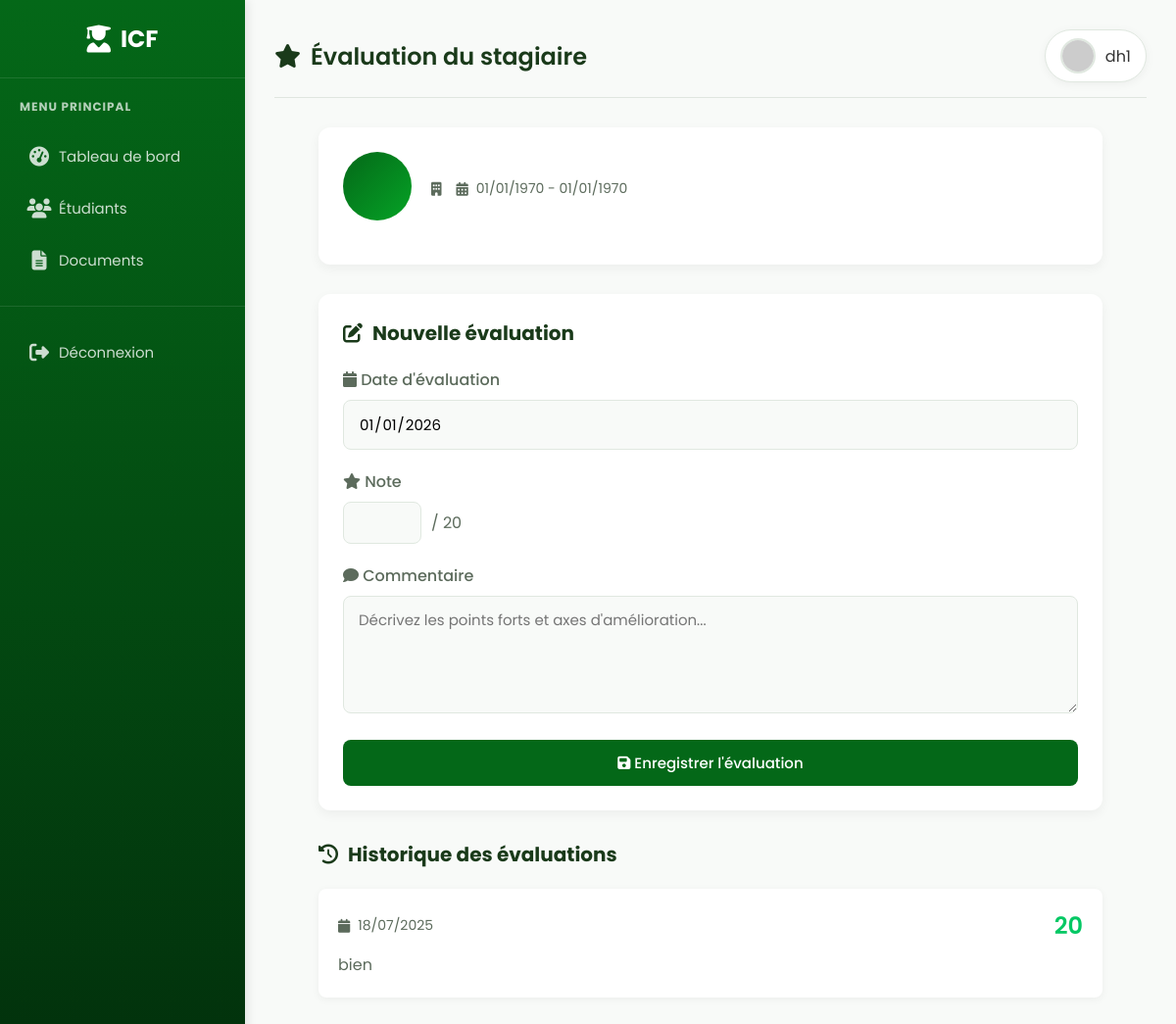
Screenshot of /evaluation.php?id_stage=57 (signed in) with the database file from the repository.
### tables this page shows
CREATE TABLE IF NOT EXISTS `evaluations` (
  `id_eval` int NOT NULL AUTO_INCREMENT,
  `id_stage` int DEFAULT NULL,
  `date` date DEFAULT NULL,
  `note` int DEFAULT NULL,
  `commentaire` text,
  PRIMARY KEY (`id_eval`),
  KEY `id_stage` (`id_stage`)
);

### evaluation.php (the view, shortened to what this page needs)
<?php
$conn = new PDO("mysql:host=localhost;dbname=gestion_stagiaires;charset=utf8", "root", "");
$id_stage = intval($_GET['id_stage']);
$role = $_SESSION['role'];
$stmt = $conn->prepare("SELECT * FROM evaluations WHERE id_stage = ? ORDER BY date DESC");
$stmt->execute([$id_stage]);
$evaluations = $stmt->fetchAll();
$stmt = $conn->prepare("SELECT e.nom, e.prenom, s.date_debut, s.date_fin, ser.nom_service
                       FROM stages s
                       JOIN etudiants e ON s.id_etudiant = e.id_etudiant
                       JOIN services ser ON s.id_service = ser.id_service
                       WHERE s.id_stage = ?");
$stmt->execute([$id_stage]);
$info = $stmt->fetch();
$date = $_GET['date'] ?? date('Y-m-d');
?>
<!DOCTYPE html>
<html lang="fr">
<head>
<link rel="stylesheet" href="https://cdnjs.cloudflare.com/ajax/libs/font-awesome/6.4.0/css/all.min.css">
</head>
<body>
<div class="sidebar">
  <div class="sidebar-header">
    <div class="logo">
      <i class="fas fa-user-graduate"></i>
      <span>ICF</span>
    </div>
  </div>
  <div class="sidebar-menu">
    <h3>Menu Principal</h3>
    <ul>
      <li><a href="dashboard.php"><i class="fas fa-tachometer-alt"></i> <span>Tableau de bord</span></a></li>
      <?php if ($role == 'admin' or $role == 'admin_super'): ?>
         <li><a href="etudiants.php"><i class="fas fa-users"></i> <span>Étudiants</span></a></li>
      <li><a href="documents.php"><i class="fas fa-file-alt"></i> <span>Documents</span></a></li>
      <?php endif; ?>
    </ul>
    <div class="logout">
      <ul>
        <li><a href="logout.php"><i class="fas fa-sign-out-alt"></i> <span>Déconnexion</span></a></li>
      </ul>
    </div>
  </div>
</div>
<div class="main-content">
  <div class="page-header">
    <h1><i class="fas fa-star"></i> Évaluation du stagiaire</h1>
    <div class="user-profile">
      <img src="https://ui-avatars.com/api/?name=<?= urlencode($_SESSION['username'] ?? 'Admin') ?>&background=046818&color=fff" alt="User">
      <span style="font-family: 'Poppins';"><?= htmlspecialchars($_SESSION['username'] ?? 'Admin') ?></span>
    </div>
  </div>
  <div class="content-container" style="font-family: 'Poppins';">
    <div class="student-info-card">
      <div class="student-header">
        <div class="student-avatar" style="font-family: 'Poppins';">
        </div>
        <div class="student-details">
          <div class="student-meta">
            <div class="meta-item" style="font-family: 'Poppins';">
              <i class="fas fa-building"></i> <?= htmlspecialchars($info['nom_service']) ?>
            </div>
            <div class="meta-item" style="font-family: 'Poppins';">
              <i class="fas fa-calendar-alt"></i>
              <?= date('d/m/Y', strtotime($info['date_debut'])) ?> - <?= date('d/m/Y', strtotime($info['date_fin'])) ?>
            </div>
          </div>
        </div>
      </div>
    </div>
    <div class="evaluation-form">
      <h2 class="form-title"><i class="fas fa-edit"></i> Nouvelle évaluation</h2>
      <form method="POST">
        <div class="form-group">
          <label for="date_eval" class="form-label"><i class="fas fa-calendar"></i> Date d'évaluation</label>
          <input type="date" style="font-family: 'Poppins';" id="date_eval" name="date_eval" class="form-control" value="<?= htmlspecialchars($date) ?>" readonly>
        </div>
        <div class="form-group">
          <label for="note" class="form-label"><i class="fas fa-star"></i> Note</label>
          <div class="note-input">
            <input type="number" id="note" name="note" class="form-control" min="0" max="20" step="0.5" required>
            <span>/ 20</span>
          </div>
        </div>
        <div class="form-group">
          <label for="commentaire" class="form-label"><i class="fas fa-comment"></i> Commentaire</label>
          <textarea id="commentaire" style="font-family: 'Poppins';" name="commentaire" class="form-control" placeholder="Décrivez les points forts et axes d'amélioration..."></textarea>
        </div>
        <button type="submit" style="font-family: 'Poppins';" name="save" class="btn btn-primary btn-block">
          <i class="fas fa-save"></i> Enregistrer l'évaluation
        </button>
      </form>
    </div>
    <div class="evaluations-list">
      <h3 class="section-title"><i class="fas fa-history"></i> Historique des évaluations</h3>
      <?php if (count($evaluations) > 0): ?>
        <?php foreach ($evaluations as $eval):
          $noteClass = $eval['note'] >= 16 ? 'note-excellent' :
                     ($eval['note'] >= 12 ? 'note-good' :
                     ($eval['note'] >= 8 ? 'note-average' : 'note-poor'));
        ?>
        <div class="evaluation-card">
          <div class="evaluation-header">
            <div class="evaluation-date">
              <i class="fas fa-calendar"></i> <?= date('d/m/Y', strtotime($eval['date'])) ?>
            </div>
            <div class="evaluation-note <?= $noteClass ?>">
              <?= $eval['note'] ?>
            </div>
          </div>
          <div class="evaluation-comment">
            <?= nl2br(htmlspecialchars($eval['commentaire'])) ?>
          </div>
        </div>
        <?php endforeach; ?>
      <?php endif; ?>
    </div>
  </div>
</div>
</body>
</html>

### rows the page displays
evaluations: date "18/07/2025", note "20", commentaire "bien"

### other values shown
$_SESSION['username'] "dh1"
date('d/m/Y', strtotime($info['date_debut'])) "01/01/1970"
date('d/m/Y', strtotime($info['date_fin'])) "01/01/1970"
